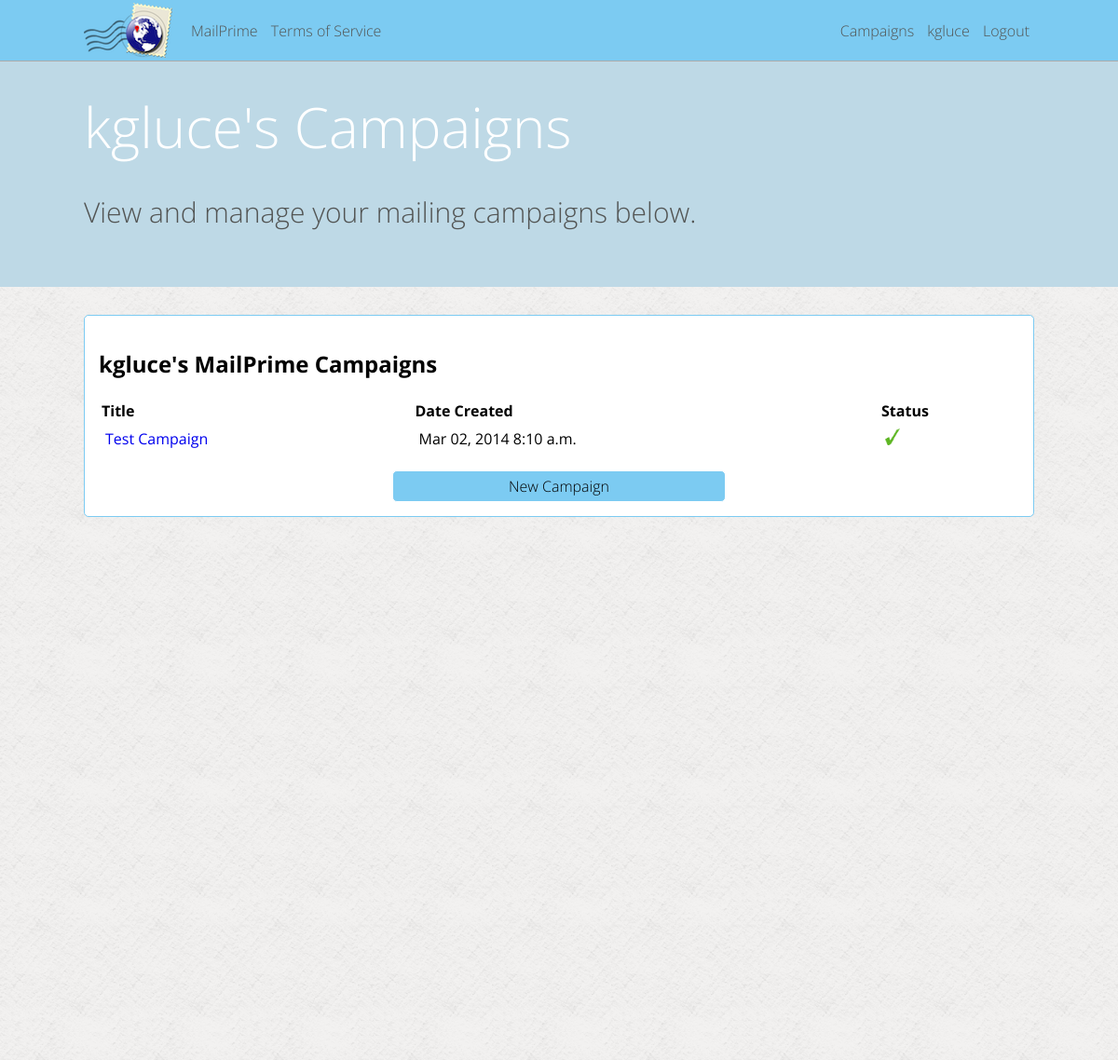
The app's page /kgluce/campaigns (signed in), older data.
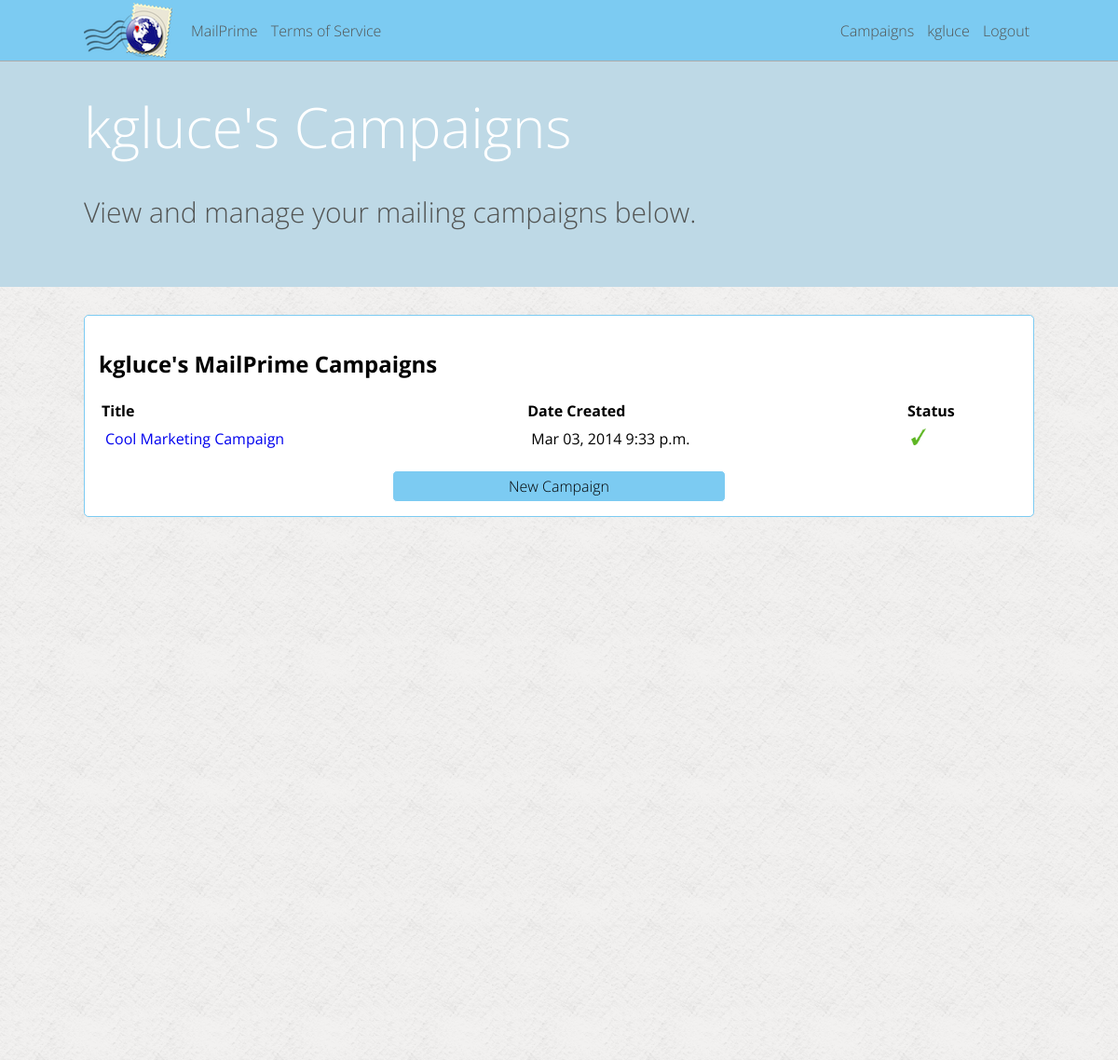
The same page, newer data.
### mailer/models.py (models this page shows, shortened)
class Campaign(models.Model):
	title = models.CharField(max_length=200)
	about = models.TextField()
	created_date = models.DateTimeField(auto_now_add=True, blank=True)
	updated_date = models.DateTimeField(auto_now=True)
	active = models.BooleanField(default=True)
	user = models.ForeignKey(User)

### mailer/campaign_views.py (the view)
# urls.py: url(r'^(\w+)/campaigns$', campaign_views.user_campaigns, name='user_campaigns'),
def user_campaigns(request, param_username):
	page_vars = { "page_title": request.user.username + '\'s campaigns' }
	if current_user(request) and param_username == request.user.username:
		user_campaigns = Campaign.objects.filter(user = request.user).order_by('-created_date')
		page_vars['campaigns'] = user_campaigns
		return render(request, 'campaign/index.html', page_vars)
	else:
		raise Http404

### mailer/lib.py (called while the page is built)
def current_user(request):
	if request.user.is_authenticated():
		return True
	else:
		return False

### mailer/templates/campaign/index.html
{% extends "_base.html" %}
{% block content %}
<div class="solid_bg">
<h2>{{ user.username }}'s MailPrime Campaigns</h2>
<table class="full_width">
<tr>
	<th>Title</th>
	<th>Date Created</th>
	<th>Status</th>
</tr>
{% for campaign in campaigns %}
<tr>
	<td><a href="/{{ user.username }}/campaign-{{ campaign.pk }}">{{ campaign.title }}</a></td>
	<td>{{ campaign.created_date|date:"M d, Y" }} {{ campaign.created_date|time:"P" }}</td>
	{% if campaign.active %}
		<td><img src="/static/images/bueno.png" height="18px" /></td>
	{% else %}
		<td><img src="/static/images/no_bueno.png" height="18px" /></td>
	{% endif %}
{% endfor %}
</table>
<a class="link_button_center" href="/{{ user.username }}/campaigns/new">New Campaign</a>
</div>
{% endblock %}
{% block header %}
<h5 id="header_title">{{ user.username }}'s Campaigns</h5>
<p id="header_desc">View and manage your mailing campaigns below.</p>
{% endblock header %}

Row changes from the older to the newer data that the page shows:
changed Campaign: title "Test Campaign" → "Cool Marketing Campaign"; created_date "Mar 02, 2014" → "Mar 03, 2014"; created_date "8:10 a.m." → "9:33 p.m."
